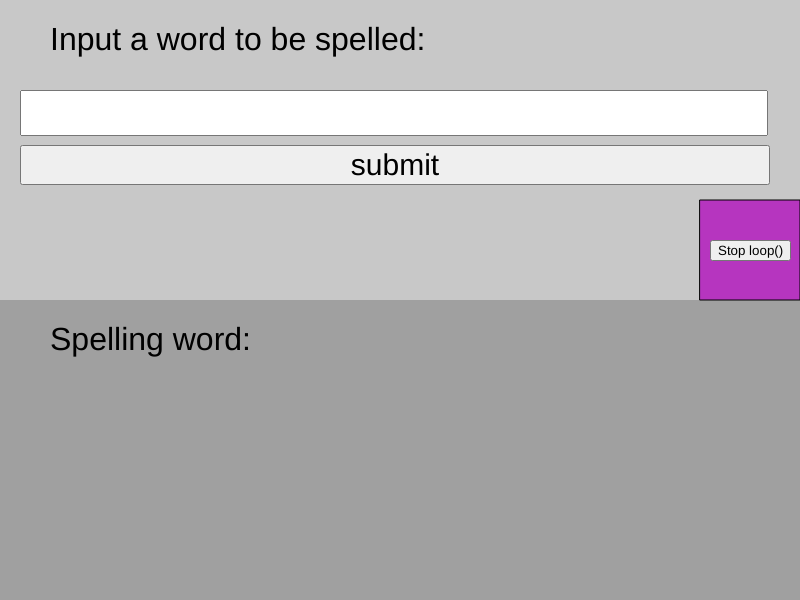
Frame 1 (no input)
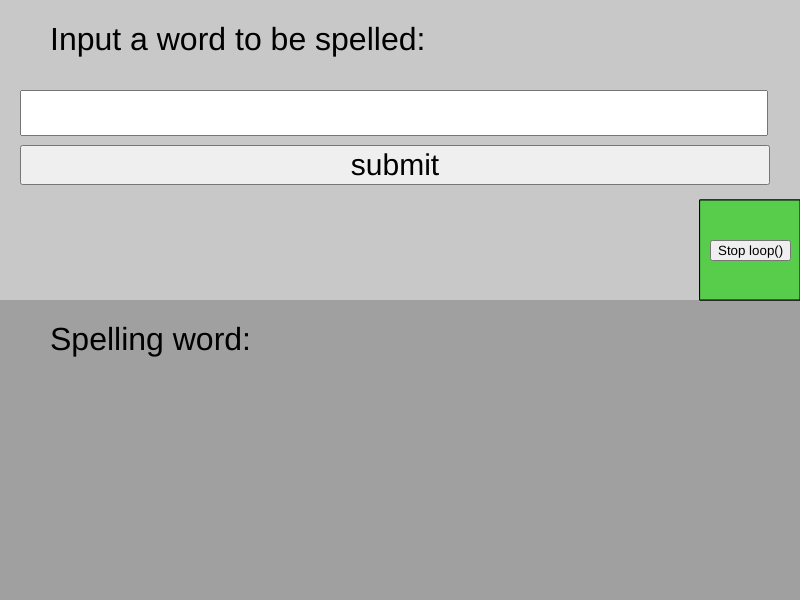
Frame 2 (the mouse pressed at the canvas centre, redrawn once)

The p5.js sketch that drew these frames (run headless with seeded random() and noise() and a simulated clock; the mouse was pressed at the canvas centre and the sketch redrawn once):

// p5.js sketch
// ── sketch.js
/**
 *
 * Author  : Loizos Vasileiou (eeu905)
 * Module  : UXS-2071 (Scripted Media)
 * Email   : eeu905@bangor.ac.uk
 * Project : X071_13_Canvas_Buffer
 *
 */

var topBuffer;
var botttomBuffer;
let input;
let displayDiv;
var secondsPerLetter = 0.1 * 1000; //1 second * 1000 milliseconds

function setup() {
  noLoop(); //FPS = 0 (draw function is used once only after setup())
  textAlign(CENTER);
  textSize(50);
  
  // create canvas and buffers
  const canvas = createCanvas(800 , 600);
  topBuffer = createGraphics(width, height/2);
  botttomBuffer = createGraphics(width, height/2);
  
  // Draw on your buffers however you like
  drawTopBuffer();
  drawBottomBuffer();
  
  // Paint the off-screen buffers onto the main canvas
  image(topBuffer, 0, 0);
  image(botttomBuffer, 0, 300);
  
}


function draw(){
  fill(random(255),random(255),random(255))
  rect(width-100,height/2-100,100,100)
}

function drawTopBuffer() {
    topBuffer.background(200);
    topBuffer.fill(0);
    topBuffer.textSize(32);
    topBuffer.text("Input a word to be spelled:", 50, 50);
  
    input = createInput();
    input.position(20, height/4-60);
    input.style("width","740px");
    input.style("height","40px");
    input.style("font-size","40px");
  

    var button = createButton('submit');
    button.position(20, 145);
    button.style("width","750px");
    button.style("height","40px");
    button.style("font-size","30px");
  
    button.mousePressed(visualize);
  
    var button2 = createButton('Stop loop()');
    button2.position(width-90, 240);
    button2.mousePressed(noLoop);
}

function drawBottomBuffer() {
    botttomBuffer.background(160);
    botttomBuffer.fill(0);
    botttomBuffer.textSize(32);
  
    botttomBuffer.text("Spelling word:", 50, 50);
    
  
    displayDiv = createElement("div");
    displayDiv.id = "myDisplayDiv";
    displayDiv.position(20, height/2+100);
    displayDiv.style("width", "10px");
    displayDiv.style("height","500px");
    displayDiv.style("font-size","40px");
    displayDiv.style("display","inline-flex");
}

function visualize() {
  
  loop();
  var infoLabel = createElement('h2', 'You typed: \"' + input.value() + '\"');
  infoLabel.position(20, 205);
  
  let str = input.value().split('');
  
  const interval = setInterval(() => {
        
    var p = createElement("p", str[0] + " ");
    
    p.parent(displayDiv);
    
    str = str.slice(1); //Move to next letter

    if (!str.length) {
      clearInterval(interval);
      noLoop(); //STOP LOOP
    }
  }, secondsPerLetter);
}
